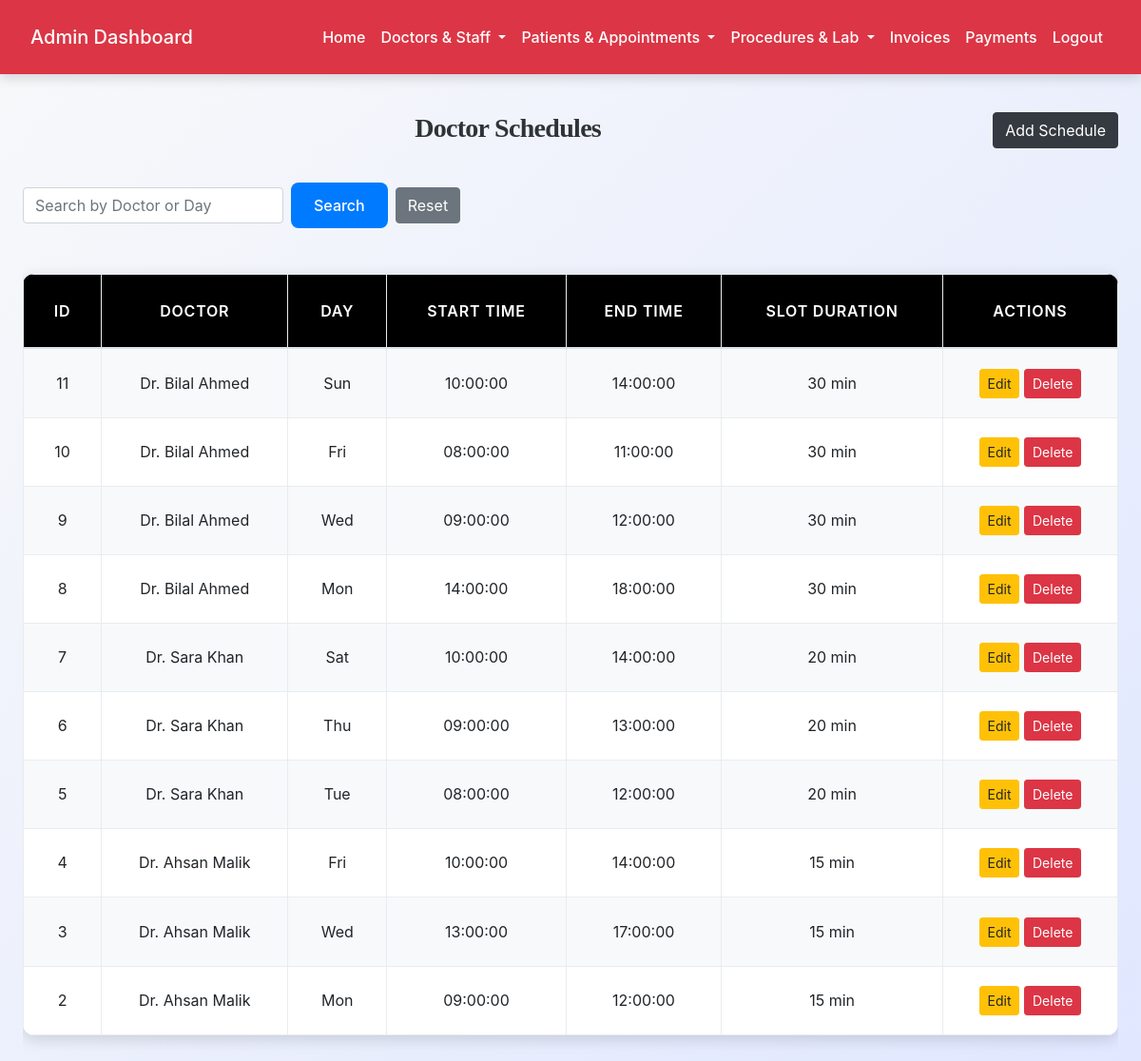
/admin/view_schedules.php (signed in), run on the app's committed database.
### tables this page shows
CREATE TABLE `doctor_schedules` (
  `id` int(11) NOT NULL,
  `doctor_id` int(11) DEFAULT NULL,
  `day_of_week` enum('Mon','Tue','Wed','Thu','Fri','Sat','Sun') DEFAULT NULL,
  `start_time` time DEFAULT NULL,
  `end_time` time DEFAULT NULL,
  `slot_duration_minutes` int(11) DEFAULT 15
);

CREATE TABLE `doctors` (
  `id` int(11) NOT NULL,
  `full_name` varchar(150) NOT NULL,
  `email` varchar(150) DEFAULT NULL,
  `phone` varchar(50) DEFAULT NULL,
  `password` varchar(255) DEFAULT NULL,
  `specialization` varchar(150) DEFAULT NULL,
  `qualification` varchar(150) DEFAULT NULL,
  `experience_years` int(11) DEFAULT NULL,
  `consultation_fee` decimal(10,2) DEFAULT NULL,
  `profile_image` varchar(255) DEFAULT NULL,
  `bio` text DEFAULT NULL,
  `status` enum('active','inactive','on_leave') DEFAULT 'active',
  `created_at` timestamp NOT NULL DEFAULT current_timestamp()
);

### admin/view_schedules.php (the view, shortened to what this page needs)
<?php
include('config.php');
$query = "SELECT s.*, d.full_name FROM doctor_schedules s LEFT JOIN doctors d ON s.doctor_id=d.id";
$query .= " ORDER BY s.id DESC";
$res=$conn->query($query);
?>
<!DOCTYPE html>
<html>
<head>
    <link rel="stylesheet" href="https://stackpath.bootstrapcdn.com/bootstrap/4.5.2/css/bootstrap.min.css">
    <link rel="stylesheet" href="../css/style.css">
</head>
<body>
<?php include('admin_navbar.php'); ?>
<div class="container mt-4">
    <a href="add_schedule.php" class="btn btn-dark float-right">Add Schedule</a>
    <h3>Doctor Schedules</h3>
    <form method="GET" class="form-inline mb-3">
        <input type="text" name="search" value="<?= isset($_GET['search']) ? htmlspecialchars($_GET['search']) : '' ?>" placeholder="Search by Doctor or Day" class="form-control mr-2">
        <button class="btn btn-primary">Search</button>
        <a href="view_schedules.php" class="btn btn-secondary ml-2">Reset</a>
    </form>
    <div class="table-responsive">
        <table class="table table-bordered table-hover">
            <thead>
                <tr>
                    <th>ID</th>
                    <th>Doctor</th>
                    <th>Day</th>
                    <th>Start Time</th>
                    <th>End Time</th>
                    <th>Slot Duration</th>
                    <th>Actions</th>
                </tr>
            </thead>
            <tbody>
                <?php
                if($res->num_rows>0){
                    while($row=$res->fetch_assoc()){
                        echo "<tr>
                            <td>{$row['id']}</td>
                            <td>{$row['full_name']}</td>
                            <td>{$row['day_of_week']}</td>
                            <td>{$row['start_time']}</td>
                            <td>{$row['end_time']}</td>
                            <td>{$row['slot_duration_minutes']} min</td>
                            <td>
                                <a href='edit_schedule.php?id={$row['id']}' class='btn btn-warning btn-sm'>Edit</a>
                                <a href='view_schedules.php?delete_id={$row['id']}' onclick=\"return confirm('Delete this schedule?');\" class='btn btn-danger btn-sm'>Delete</a>
                            </td>
                        </tr>";
                    }
                } else {
                    echo "<tr><td colspan='7' class='text-center'>No schedules found.</td></tr>";
                }
                ?>
            </tbody>
        </table>
    </div>
</div>
</body>
</html>

### css/style.css (style rules this page uses)
:root { --primary: #007bff; --secondary: #6c757d; --success: #28a745; --info: #17a2b8; --warning: #ffc107; --danger: #dc3545; --light: #f8f9fa; --dark: #2d3436; --accent: #ff6f61; --highlight: #6f42c1; --shadow: rgba(0, 0, 0, 0.15); --transition: all 0.3s ease-in-out; }
body { font-family: 'Inter', 'Segoe UI', Tahoma, Geneva, Verdana, sans-serif; background: linear-gradient(135deg, var(--light) 0%, #e0e7ff 100%); color: var(--dark); line-height: 1.8; margin: 0; padding: 0; min-height: 100vh; font-size: 16px; }
h1, h2, h3, h4 { text-align: center; margin: 2.5rem 0; font-family: 'Georgia', 'Times New Roman', serif; color: var(--dark); font-weight: 700; letter-spacing: -0.025em; }
h3 { font-size: 1.75rem; }
.container { max-width: 1200px; margin: 0 auto 3rem; padding: 0 1.5rem; }
.table { width: 100%; border-collapse: collapse; margin: 2rem 0; font-size: 1rem; background-color: #ffffff; border-radius: 12px; overflow: hidden; box-shadow: 0 4px 16px var(--shadow); transition: var(--transition); }
.table th, .table td { padding: 1.25rem; border: 1px solid #e9ecef; text-align: center; vertical-align: middle; }
.table thead th { background-color: rgb(0, 0, 0); color: white; font-weight: 600; text-transform: uppercase; letter-spacing: 0.05em; padding: 1.5rem; }
.table tbody tr { transition: var(--transition); }
.table tbody tr:nth-child(odd) { background-color: var(--light); }
.btn-primary { background-color: var(--primary); color: #fff; border: none; border-radius: 8px; padding: 0.75rem 1.5rem; font-size: 1rem; font-weight: 500; cursor: pointer; transition: var(--transition); display: inline-flex; align-items: center; justify-content: center; }
a { color: var(--primary); text-decoration: none; font-weight: 500; transition: var(--transition); }

### data on the page
doctor_schedules: id "11", doctor.full_name "Dr. Bilal Ahmed", day_of_week "Sun", start_time "10:00:00", end_time "14:00:00", slot_duration_minutes "30"
doctor_schedules: id "10", doctor.full_name "Dr. Bilal Ahmed", day_of_week "Fri", start_time "08:00:00", end_time "11:00:00", slot_duration_minutes "30"
doctor_schedules: id "9", doctor.full_name "Dr. Bilal Ahmed", day_of_week "Wed", start_time "09:00:00", end_time "12:00:00", slot_duration_minutes "30"
doctor_schedules: id "8", doctor.full_name "Dr. Bilal Ahmed", day_of_week "Mon", start_time "14:00:00", end_time "18:00:00", slot_duration_minutes "30"
doctor_schedules: id "7", doctor.full_name "Dr. Sara Khan", day_of_week "Sat", start_time "10:00:00", end_time "14:00:00", slot_duration_minutes "20"
doctor_schedules: id "6", doctor.full_name "Dr. Sara Khan", day_of_week "Thu", start_time "09:00:00", end_time "13:00:00", slot_duration_minutes "20"
doctor_schedules: id "5", doctor.full_name "Dr. Sara Khan", day_of_week "Tue", start_time "08:00:00", end_time "12:00:00", slot_duration_minutes "20"
doctor_schedules: id "4", doctor.full_name "Dr. Ahsan Malik", day_of_week "Fri", start_time "10:00:00", end_time "14:00:00", slot_duration_minutes "15"
doctor_schedules: id "3", doctor.full_name "Dr. Ahsan Malik", day_of_week "Wed", start_time "13:00:00", end_time "17:00:00", slot_duration_minutes "15"
doctor_schedules: id "2", doctor.full_name "Dr. Ahsan Malik", day_of_week "Mon", start_time "09:00:00", end_time "12:00:00", slot_duration_minutes "15"
